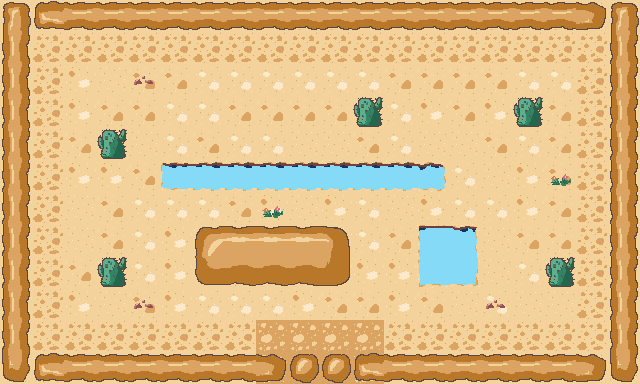

Rendered tile map (Tiled .tmx) drawn with the repository's tilesets; below, a short description and the full map source, tile grids included:
An orthogonal 20x12 tile map with 32x32 px tiles, 2 tile layers (Ground, Top).

<map version="1.10" tiledversion="1.12.1" orientation="orthogonal" renderorder="right-down" width="20" height="12" tilewidth="32" tileheight="32" infinite="0" nextlayerid="3" nextobjectid="1">
 <tileset firstgid="1" source="defcon_tileset.tsx" />
 <layer id="2" name="Ground" width="20" height="12">
  <data encoding="csv">
17,5,6,18,5,6,18,5,18,6,6,5,5,18,5,6,6,6,5,17,
18,7,7,7,7,7,7,7,7,7,7,7,7,7,7,7,7,7,7,17,
18,7,17,18,6,6,5,5,5,5,5,5,6,6,6,6,5,5,7,18,
17,7,17,6,6,5,5,6,6,6,6,5,5,17,6,17,5,6,7,6,
17,7,6,17,18,5,6,5,5,18,18,6,5,18,18,6,5,6,7,17,
5,7,17,17,6,5,5,17,18,17,17,6,5,6,5,18,17,6,7,17,
17,7,18,6,5,5,5,6,17,18,17,5,18,17,5,5,17,6,7,17,
18,7,18,6,5,17,6,5,17,5,17,5,6,6,5,18,6,6,7,5,
18,7,6,6,5,17,17,6,5,5,17,17,17,6,6,18,5,6,7,5,
17,7,17,18,6,17,5,5,5,17,6,6,17,6,18,5,18,18,7,17,
18,7,7,7,7,7,7,7,8,8,8,8,7,7,7,7,7,7,7,17,
6,6,5,18,5,5,17,5,8,20,20,8,18,17,17,18,5,17,5,18
</data>
 </layer>
 <layer id="1" name="Top" width="20" height="12">
  <data encoding="csv">
80,1610612816,2684354652,2684354652,2684354652,2684354652,2684354652,2684354652,2684354652,2684354652,2684354652,2684354652,2684354652,2684354652,2684354652,2684354652,2684354652,2684354652,1610612840,80,
92,0,0,0,0,0,0,0,0,0,0,0,0,0,0,0,0,0,0,92,
92,0,0,0,114,0,0,0,0,0,0,0,0,0,0,0,0,0,0,92,
92,0,0,0,0,0,0,0,0,0,0,115,0,0,0,0,115,0,0,92,
92,0,0,115,0,0,0,0,0,0,0,0,0,0,0,0,0,0,0,92,
92,0,0,0,0,65,66,66,66,66,66,66,66,67,0,0,0,113,0,92,
92,0,0,0,0,0,0,0,113,0,0,0,0,0,0,0,0,0,0,92,
92,0,0,0,0,0,77,78,78,78,79,0,0,29,31,0,0,0,0,92,
92,0,0,115,0,0,101,102,102,102,103,0,0,53,55,0,0,115,0,92,
92,0,0,0,114,0,0,0,0,0,0,0,0,0,0,114,0,0,0,92,
92,0,0,0,0,0,0,0,0,0,0,0,0,0,0,0,0,0,0,92,
104,1610612816,2684354652,2684354652,2684354652,2684354652,2684354652,2684354652,1610612840,116,116,1610612816,2684354652,2684354652,2684354652,2684354652,2684354652,2684354652,1610612840,104
</data>
 </layer>
</map>
